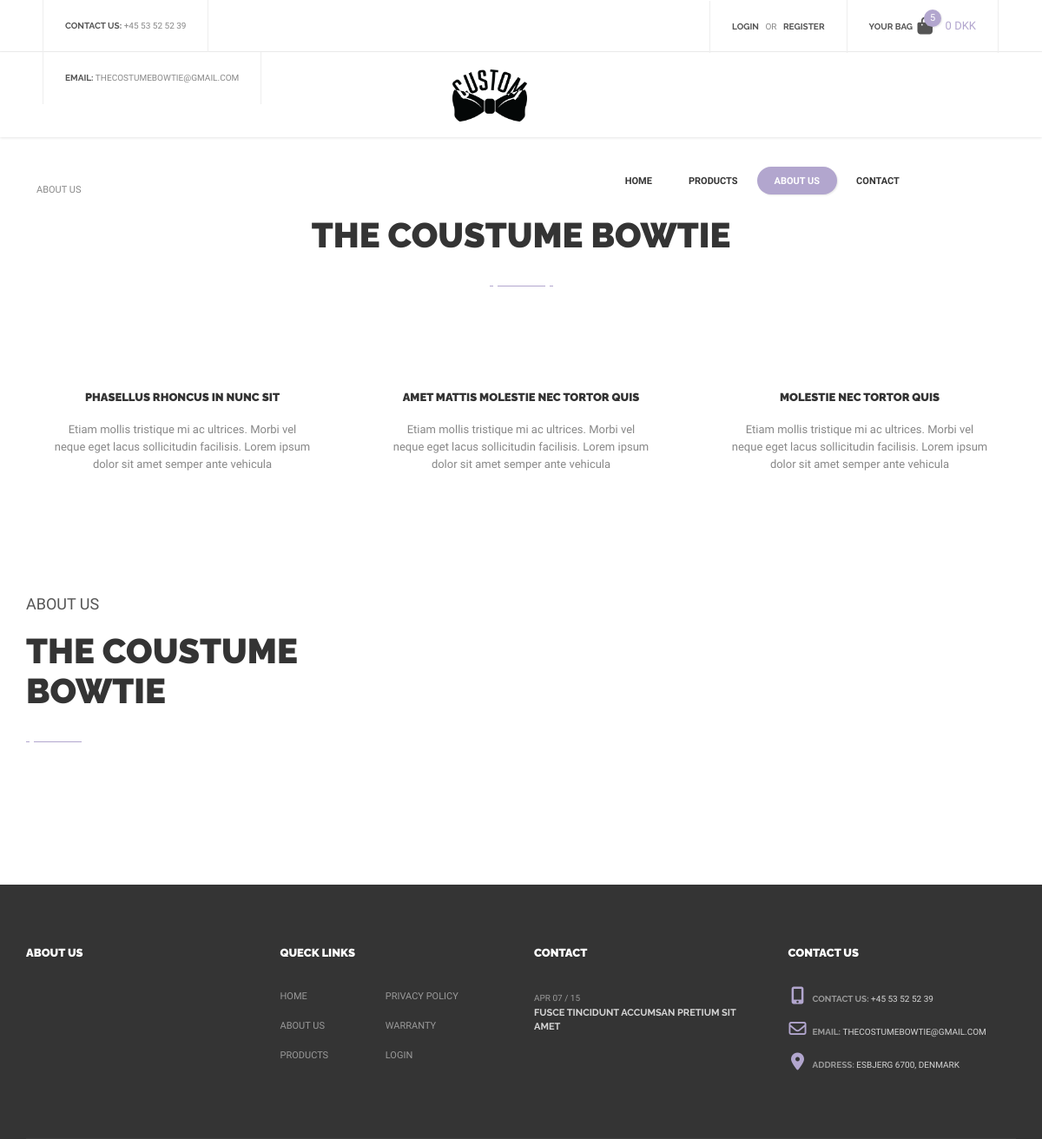
/AboutUS, run on an earlier commit of the app's database.
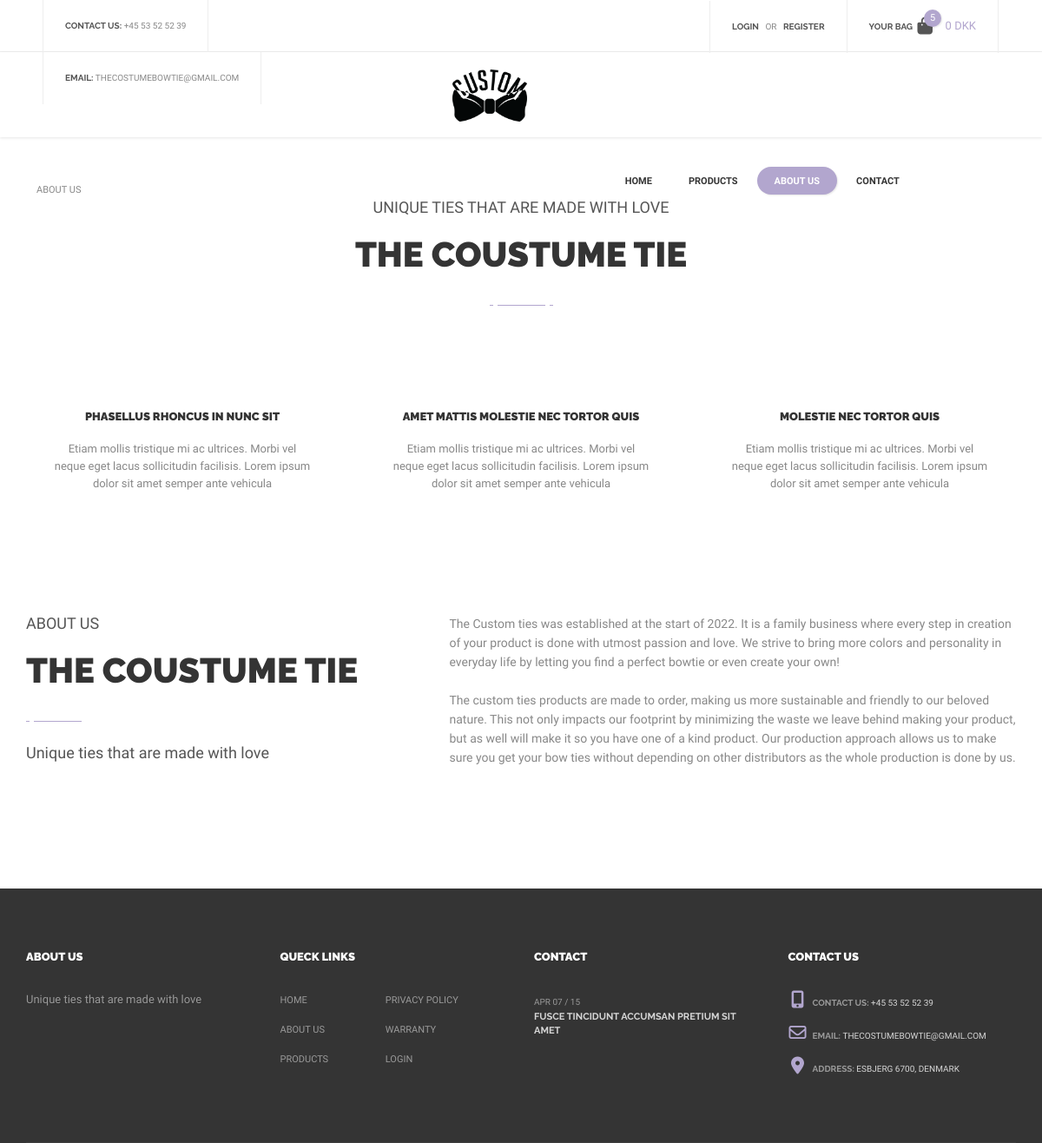
And on a later commit of the database.
### tables this page shows
CREATE TABLE IF NOT EXISTS `frontpage` (
  `id` varchar(50) NOT NULL,
  `text` text,
  PRIMARY KEY (`id`)
);

### index.php (called while the page is built, shortened)
<?php
    $request = $_SERVER["REQUEST_URI"];
    $router = new Router($request);
    $router->get('/', 'views/frontend/Home');
    $router->get('/profile', 'views/login/profile');
    $router->get('/editProfileFunction', 'controllers/editProfile');
    $router->get('/loginFunction', 'controllers/login');
    $router->get('/signupFunction', 'controllers/signup');
    $router->get('/logoutFunction', 'controllers/logout');
    $router->get('/Product', 'views/frontend/Product');
    $router->get('/AboutUS', 'views/frontend/AboutUS');

### models/handlers/frontpageHandler.php (called while the page is built, shortened)
<?php
$rootPath = "";
require_once $rootPath . "public/dbconn.php";
require_once $rootPath . "models/sql/frontpage.php";
class FrontpageHandler extends Frontpage{
    public $db;
    public function __construct($db) {
        $this->db = $db;
    }
    public function getFrontpage(){
        $getFrontpage = $this->db->prepare($this->getAllFrontpageQuery);
        $getFrontpage->execute();
        return $getFrontpage->fetchAll();
    }
}
$FrontpageHandler = new FrontpageHandler($db);

### controllers/frontpage.php (called while the page is built, shortened)
<?php
$dataset = $FrontpageHandler->getFrontpage();
foreach($dataset as $data){
    if($data['id'] == 'phone'){
        $phone = $data['text'];
    }
    if($data['id'] == 'email'){
        $email = $data['text'];
    }
    if($data['id'] == 'address'){
        $address = $data['text'];
    }
    if($data['id'] == 'aboutusSubtitle'){
        $aboutusSubtitle = $data['text'];
    }
    if($data['id'] == 'aboutusSlogan'){
        $aboutusSlogan = $data['text'];
    }
    if($data['id'] == 'aboutusTitle'){
        $aboutusTitle = $data['text'];
    }
    if($data['id'] == 'aboutUs1'){
        $aboutUs1 = $data['text'];
    }
    if($data['id'] == 'aboutUs2'){
        $aboutUs2 = $data['text'];
    }
}

### views/frontend/AboutUS.php (the view, shortened to what the changed rows need)
<?php
    $rootPath = "";
    require_once $rootPath . "views/frontend/partials/header.php";
    require_once $rootPath . "models/handlers/frontpageHandler.php";
    require_once $rootPath . "controllers/frontpage.php";
?>
    <div class="empty-space col-xs-b35 col-md-b70"></div>
<div class="breadcrumbs SiteMap">
    <?php
    for($i = 0; $i < count($_SESSION['breadcrumbs']); $i++){
        $link = $_SESSION['breadcrumbsLinks'][$i];
        echo "<a class='breadcrumb-flex' href='$link'> ".$_SESSION['breadcrumbs'][$i]."</a>";
    }
    ?>
</div>
<div class="container">
    <div class="text-center">
        <div class="simple-article size-3 grey uppercase col-xs-b5"><?php echo $aboutusSlogan ?></div>
        <div class="h2"><?php echo $aboutusTitle ?></div>
        <div class="title-underline center"><span></span></div>
    </div>
</div>
<div class="empty-space col-xs-b35 col-md-b70"></div>
<div class="container">
    <div class="slider-wrapper">
        <div class="swiper-container" data-breakpoints="1" data-xs-slides="1" data-sm-slides="2" data-md-slides="2"
            data-lt-slides="3" data-slides-per-view="3" data-space="30">
            <div class="swiper-wrapper">
                <div class="swiper-slide">
                    <div class="icon-description-shortcode style-2">
                        <div class="content">
                            <h6 class="title h6">Phasellus rhoncus in nunc sit</h6>
                            <div class="description simple-article size-2">Etiam mollis tristique mi ac ultrices. Morbi
                                vel neque eget lacus sollicitudin facilisis. Lorem ipsum dolor sit amet semper ante
                                vehicula</div>
                        </div>
                    </div>
                </div>
                <div class="swiper-slide">
                    <div class="icon-description-shortcode style-2">
                        <div class="content">
                            <h6 class="title h6">amet mattis molestie nec tortor quis</h6>
                            <div class="description simple-article size-2">Etiam mollis tristique mi ac ultrices. Morbi
                                vel neque eget lacus sollicitudin facilisis. Lorem ipsum dolor sit amet semper ante
                                vehicula</div>
                        </div>
                    </div>
                </div>
                <div class="swiper-slide">
                    <div class="icon-description-shortcode style-2">
                        <div class="content">
                            <h6 class="title h6">molestie nec tortor quis</h6>
                            <div class="description simple-article size-2">Etiam mollis tristique mi ac ultrices. Morbi
                                vel neque eget lacus sollicitudin facilisis. Lorem ipsum dolor sit amet semper ante
                                vehicula</div>
                        </div>
                    </div>
                </div>
            </div>
        </div>
    </div>
</div>
<div class="empty-space col-xs-b35 col-md-b70"></div>
<div class="empty-space col-xs-b35 col-md-b70"></div>
<div class="container">
    <div class="row">
        <div class="col-sm-5">
            <div class="simple-article size-3 grey uppercase col-xs-b5"><?php echo $aboutusSubtitle ?></div>
            <div class="h2"><?php echo $aboutusTitle ?></div>
            <div class="title-underline left"><span></span></div>
            <div class="simple-article size-4 grey"><?php echo $aboutusSlogan ?></div>
        </div>
        <div class="col-sm-7">
            <div class="simple-article size-3">
                <p><?php echo $aboutUs1 ?></p>
                <p><?php echo $aboutUs2 ?>
                </p>
            </div>
        </div>
    </div>
</div>
<div class="empty-space col-xs-b35 col-md-b70"></div>
<div class="empty-space col-xs-b35 col-md-b70"></div>
<?php
    require_once $rootPath . "views/frontend/partials/footer.php";
?>

### views/frontend/partials/footer.php (shortened to what the changed rows need)
<?php
    require_once $rootPath . "models/handlers/frontpageHandler.php";
    require_once $rootPath . "controllers/frontpage.php";
?>
<footer>
            <div class="container">
                <div class="footer-top">
                    <div class="row">
                        <div class="col-sm-6 col-md-3 col-xs-b30 col-md-b0">
                            <h6 class="h6 light"><?php echo $aboutusSubtitle ?></h6>
                            <div class="empty-space col-xs-b20"></div>
                            <div class="simple-article size-2 light fulltransparent"><?php echo $aboutusSlogan ?></div>
                            <div class="empty-space col-xs-b20"></div>
                        </div>
                        <div class="col-sm-6 col-md-3 col-xs-b30 col-md-b0">
                            <h6 class="h6 light">queck links</h6>
                            <div class="empty-space col-xs-b20"></div>
                            <div class="footer-column-links">
                                <div class="row">
                                    <div class="col-xs-6">
                                        <a href="#">home</a>
                                        <a href="#">about us</a>
                                        <a href="#">products</a>
                                    </div>
                                    <div class="col-xs-6 footer-links-2">
                                        <a href="#">privacy policy</a>
                                        <a href="#">warranty</a>
                                        <a href="#">login</a>
                                    </div>
                                </div>
                            </div>
                        </div>
                        <div class="col-sm-6 col-md-3 col-xs-b30 col-sm-b0">
                            <h6 class="h6 light">Contact</h6>
                            <div class="empty-space col-xs-b20"></div>
                            <div class="footer-post-preview clearfix">
                                <div class="description">
                                    <div class="date">apr 07 / 15</div>
                                    <a class="title">Fusce tincidunt accumsan pretium sit amet</a>
                                </div>
                            </div>
                        </div>
                        <div class="col-sm-6 col-md-3">
                            <h6 class="h6 light">Contact us</h6>
                            <div class="empty-space col-xs-b20"></div>
                                <div class="footer-contact"><i class="fa fa-mobile" aria-hidden="true"></i> contact us: <a href="tel:+4553525239"><?php echo $phone ?></a></div>
                                <div class="footer-contact"><i class="fa fa-envelope-o" aria-hidden="true"></i> email: <a href="mailto:thecostumebowtie@gmail.com"><?php echo $email ?></a></div>
                                <div class="footer-contact"><i class="fa fa-map-marker" aria-hidden="true"></i> address: <a href="#"><?php echo $address ?></a></div>
                        </div>
                    </div>
                </div>
            </div>
        </footer>
</body>
</html>

What changed in the data, as far as the page shows it:
added frontpage: text "UNIQUE TIES THAT ARE MADE WITH LOVE", text "Unique ties that are made with love"
changed frontpage: text "THE COUSTUME BOWTIE" → "THE COUSTUME TIE"
added frontpage: text "The Custom ties was established at the start of 2022. It is a family business where every step in creation of your product is done with utmost passion and love. We strive to bring more colors and personality in everyday life by letting you find a perfect bowtie or even create your own!"
added frontpage: text "The custom ties products are made to order, making us more sustainable and friendly to our beloved nature. This not only impacts our footprint by minimizing the waste we leave behind making your product, but as well will make it so you have one of a kind product. Our production approach allows us to make sure you get your bow ties without depending on other distributors as the whole production is done by us."
